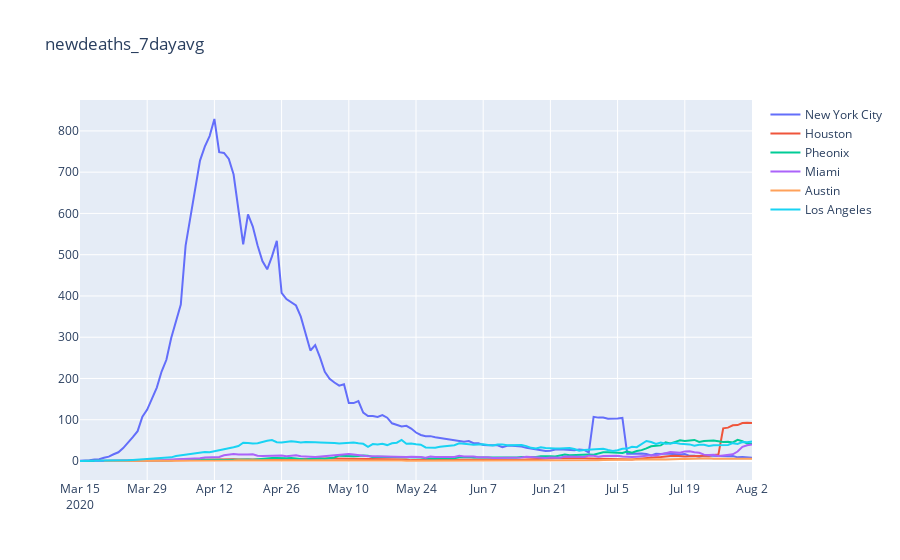

This figure's notebook cell:
### Code cell
#graph the plot variable

plot_variable = 'newdeaths_7dayavg'

import plotly.graph_objects as go

fig = go.Figure(data=[
    go.Line(name='New York City', x=nyc_sample['date'], y=nyc_sample[plot_variable]),
    #go.Line(name='Westchester', x=westchester_sample['date'], y=westchester_sample[plot_variable]),
    go.Line(name='Houston', x=houston_sample['date'], y=houston_sample[plot_variable]),
    go.Line(name='Pheonix', x=pheonix_sample['date'], y=pheonix_sample[plot_variable]),    
    #go.Line(name='DC', x=dc_sample['date'], y=dc_sample[plot_variable]),    
    #go.Line(name='Chicago', x=chicago_sample['date'], y=chicago_sample[plot_variable]),
    #go.Line(name='Detroit', x=detroit_sample['date'], y=detroit_sample[plot_variable]),
    #go.Line(name='Suffolk', x=suffolk_sample['date'], y=suffolk_sample[plot_variable]),
    #go.Line(name='Nassau', x=nassau_sample['date'], y=nassau_sample[plot_variable]),
    #go.Line(name='Camden', x=bergen_sample['date'], y=camden_sample[plot_variable]),
    #go.Line(name='Bergen', x=camden_sample['date'], y=bergen_sample[plot_variable]), 
    go.Line(name='Miami', x=miami_sample['date'], y=miami_sample[plot_variable]),
    go.Line(name='Austin', x=austin_sample['date'], y=austin_sample[plot_variable]),
    #go.Line(name='New Orleans', x=neworleans_sample['date'], y=neworleans_sample[plot_variable]),
    #go.Line(name='Seattle', x=seattle_sample['date'], y=seattle_sample[plot_variable]),
    go.Line(name='Los Angeles', x=la_sample['date'], y=la_sample[plot_variable]),
])
# Change the bar mode
#fig.update_layout(barmode='group')
fig.update_layout(title_text=plot_variable)
fig.show()

### Figure 1 — Plotly figure (JSON) as saved in the notebook; plotly's stock layout.template omitted (floating-point values rounded to 4 significant figures; data arrays with more than 128 entries replaced by an {"elided": "..."} marker saying what was removed)
{"data": [{"name": "New York City", "type": "scatter", "x": {"elided": "141 str values"}, "y": {"elided": "141 float values"}}, {"name": "Houston", "type": "scatter", "x": {"elided": "141 str values"}, "y": {"elided": "141 float values"}}, {"name": "Pheonix", "type": "scatter", "x": {"elided": "141 str values"}, "y": {"elided": "141 float values"}}, {"name": "Miami", "type": "scatter", "x": {"elided": "141 str values"}, "y": {"elided": "141 float values"}}, {"name": "Austin", "type": "scatter", "x": {"elided": "141 str values"}, "y": {"elided": "141 float values"}}, {"name": "Los Angeles", "type": "scatter", "x": {"elided": "141 str values"}, "y": {"elided": "141 float values"}}], "layout": {"title": {"text": "newdeaths_7dayavg"}}}
